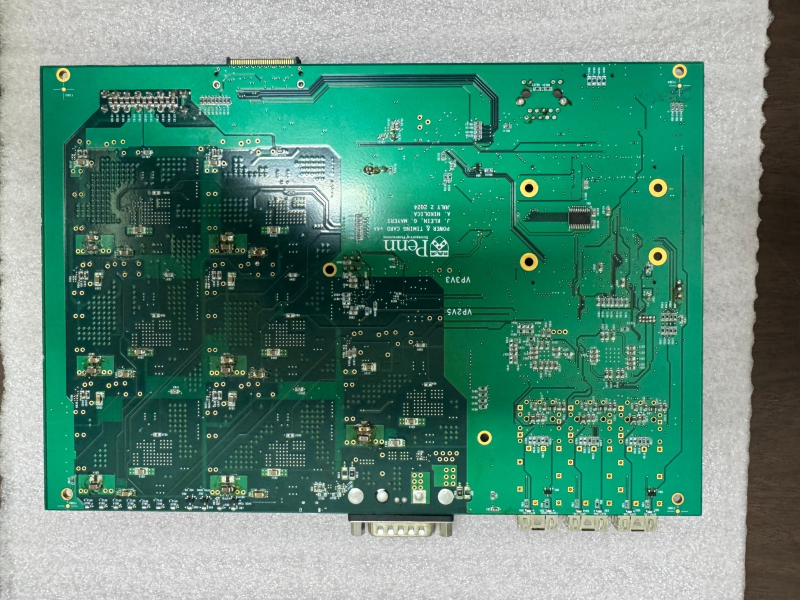
#> input picture board_qc/reference_photos/ptc_v4a_preproduction_back.jpg, 1600 x 1200 px (shown at 1/2 size)
$ python -i stuffing.py   (imports and definitions only)
#> lines starting #> are read from the running program, lines starting #| are printed output that depends on the picture; after the words box and inside, x2 and y2 are one past the last pixel; in counts of white or black regions, pixels touching at a corner belong together
#> further down, picture is the input picture: shape (1200, 1600, 3); mean B, G, R 122.1, 138.9, 90.3
"""Stuffing review: every BOM part of one board, beside the same part on a board known to work.

A photo of each side is lined up with the board design (from its fiducials) and saved at a fixed
scale, so a part is in the same place on every board. The review page then shows each BOM line with
its parts, this board beside the reference board, and the tester calls each part OK or says what is
wrong with it. Calls are kept per board in stuffing_dir/<serial>/review.json.

The photo can't decide this by itself: a wrong value only shows as a different printed marking, and
most small capacitors have none. So the score here only marks the parts that look most different;
the tester's calls are the result.

    stuffing_dir/reference.json             {"serial": the board compared against}
    stuffing_dir/BARE/                      an unpopulated PCB, shown beside each part and used to judge if it's there
    stuffing_dir/<serial>/<side>-photo.jpg  the photo, turned so the D-sub is at the top
    stuffing_dir/<serial>/<side>.jpg        lined up with the design
    stuffing_dir/<serial>/<side>-scores.json  offset and difference of each part from the reference
    stuffing_dir/<serial>/review.json       {ref: {call, note, date}}
"""

import csv
import io
import json
import re
import tarfile
import tempfile
import threading
import time
from functools import lru_cache
from pathlib import Path

import cv2
import numpy as np
from loguru import logger as lg

from ptctestsuite import design_import
from ptctestsuite.config import parameters
from ptctestsuite.utils import inspection

LAYER = {"front": "top", "back": "bot"}
PPI = 500            # scale of a lined-up photo: pixels per inch of board
CROP_PAD = 30        # board around a part in its closeup, in lined-up pixels
CALLS = {"ok": "OK", "missing": "Missing", "wrong": "Wrong value or part", "reversed": "Reversed",
         "dnp_fitted": "Fitted, BOM says no-stuff", "damaged": "Damaged or bad solder", "other": "Other"}
BARE = "BARE"        # the board folder holding photos of an unpopulated PCB
EMPTY_BELOW = -7     # how green (LAB a) the gap between a part's pads must be to look empty; tested on PTC002 and BRD006
NOT_PARTS = ("FID", "MH", "ZT", "GTP", "TP")   # fiducials, holes and test points: nothing to stuff
_lock = threading.Lock()   # review.json and reference.json are read, changed and written whole


# ---- the design: every part, with its BOM line ----------------------------------------

# [27 lines left out: function design, not called in this run]


def _origin(side: str, outline: dict) -> tuple[float, float]:
    _, sx, sy = parameters.inspection_orientation[side]
    return min(sx * outline["xmin"], sx * outline["xmax"]), min(sy * outline["ymin"], sy * outline["ymax"])


# [15 lines left out: functions _to_px, _box, not called in this run]


def _size(outline: dict) -> tuple[int, int]:
    return int((outline["xmax"] - outline["xmin"]) * PPI), int((outline["ymax"] - outline["ymin"]) * PPI)


# ---- boards ------------------------------------------------------------------------------

def _root() -> Path:
    return Path(parameters.stuffing_dir)


def clean_serial(serial: str) -> str:
    return re.sub(r"[^A-Za-z0-9._-]", "_", str(serial).strip()).strip("._")


# [101 lines left out: functions _board, reference, set_reference, load_review, boards, set_calls and 2 more, not called in this run]


@lru_cache(maxsize=4)
def _image(serial: str, side: str):
    return cv2.imread(str(_board(serial) / f"{side}.jpg"))


# ---- comparing with the reference ------------------------------------------------------------

# [74 lines left out: functions _register, _difference, scores, crop, not called in this run]


# ---- is the part there? ----------------------------------------------------------------------------
# The bare PCB shows exactly where the gap between each two-pad part's pads is. On a populated board that
# gap is covered by the part, or still solder-mask green if the part is missing. Photos are matched on
# the silkscreen, which solder and parts don't change much.

def _silk(img):
    l, a, b = [c.astype(np.int16) for c in cv2.split(cv2.cvtColor(img, cv2.COLOR_BGR2LAB))]
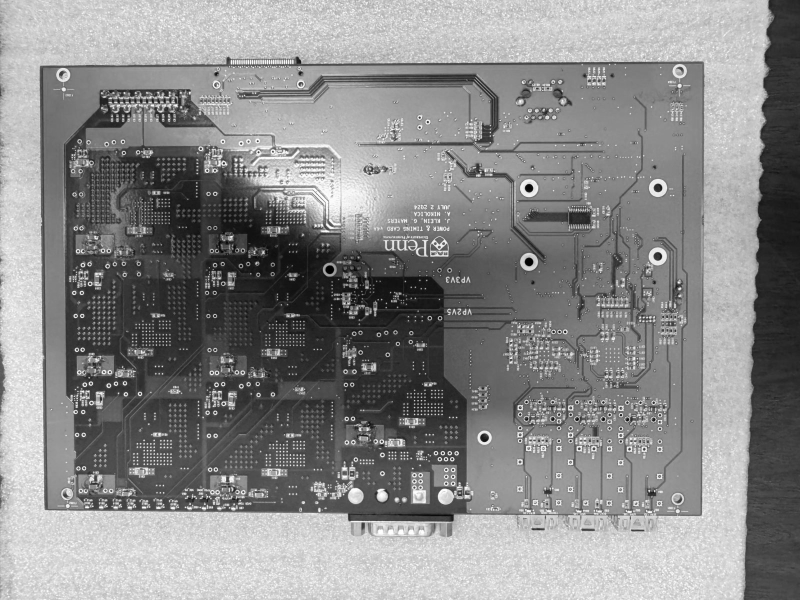
#> l: shape (1200, 1600) int16 (shown at 1/2 size); min 0, max 255, mean 137.7
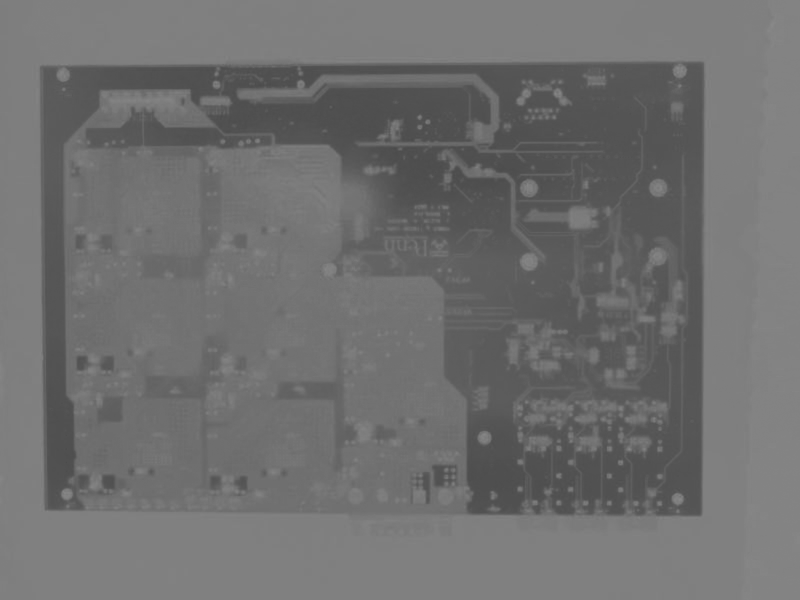
#> a: shape (1200, 1600) int16 (shown at 1/2 size); min 75, max 137, mean 111.1
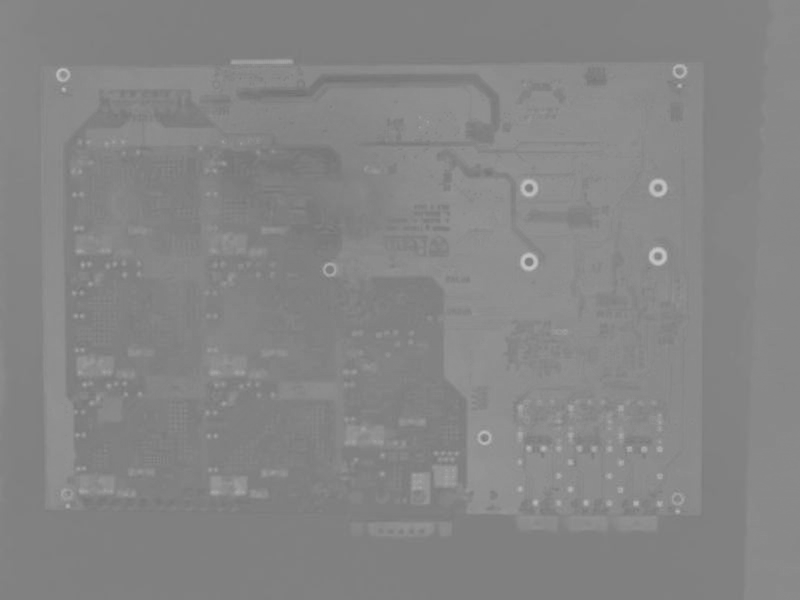
#> b: shape (1200, 1600) int16 (shown at 1/2 size); min 112, max 199, mean 133.4
    around = cv2.blur(l.astype(np.float32), (31, 31))
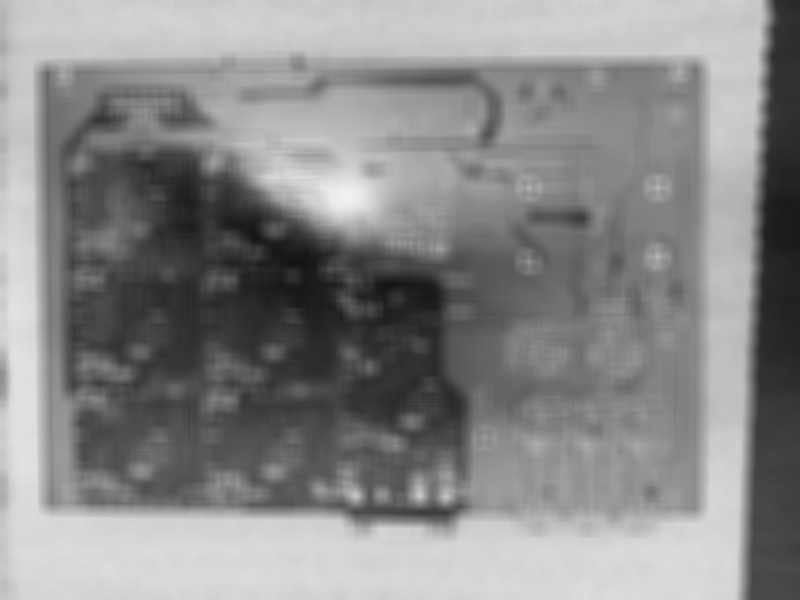
#> around: shape (1200, 1600) float32 (shown at 1/2 size); min 19.72, max 242.1, mean 137.7
    mask = (l - around > 18) & (np.abs(b - 128) < 22) & (a - 128 > -22)
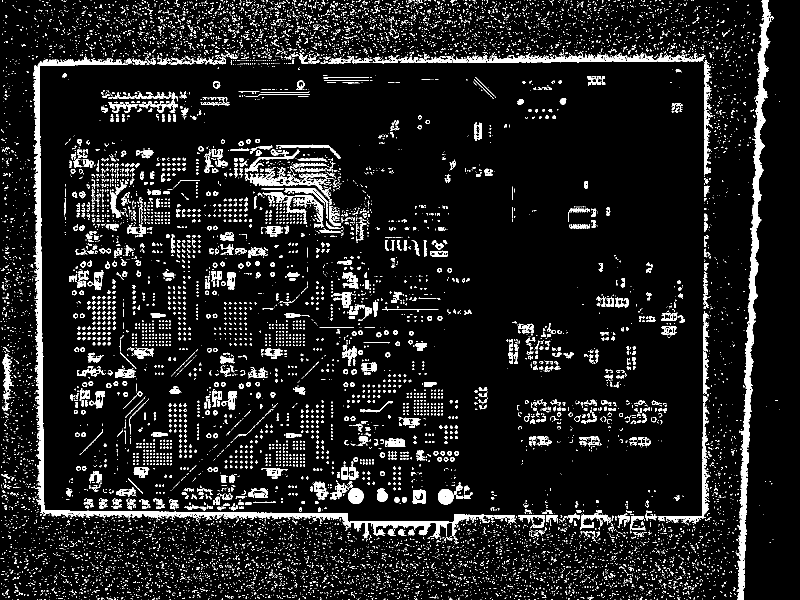
#> mask: shape (1200, 1600) bool (shown at 1/2 size); 9.3% white; 12471 white regions (11186 under 20 px), largest, box (x1, y1, x2, y2) and area: (66, 114, 1031, 1078) 19799, (1473, 0, 1548, 1200) 14151, (974, 106, 1411, 125) 3847
    return cv2.GaussianBlur(mask.astype(np.float32), (0, 0), 1.2)
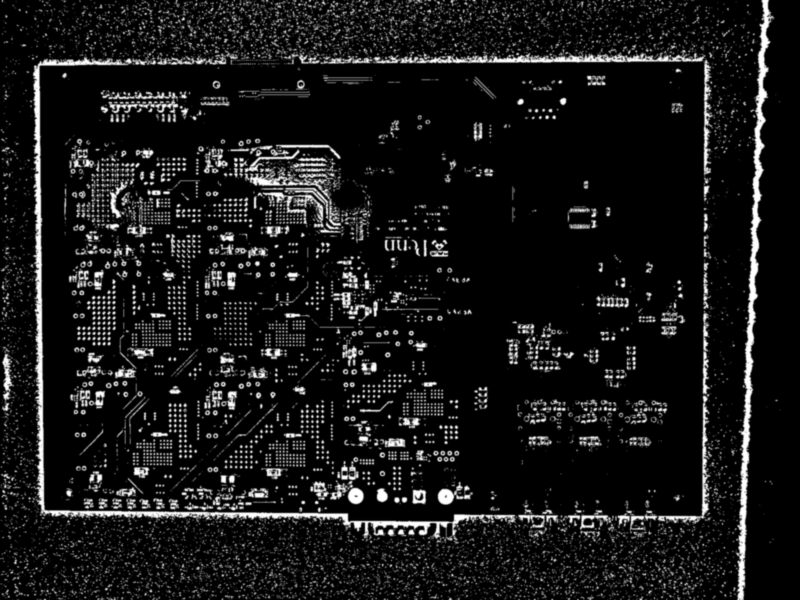
#> returned value: shape (1200, 1600) float32 (shown at 1/2 size); min 0, max 1, mean 0.0934


# [104 lines left out: functions _pad_gap, presence, board_view, problems, problems_csv, not called in this run]

>>> import cv2
>>> picture = cv2.imread('../../reference_photos/ptc_v4a_preproduction_back.jpg')
>>> result = _silk(picture)
